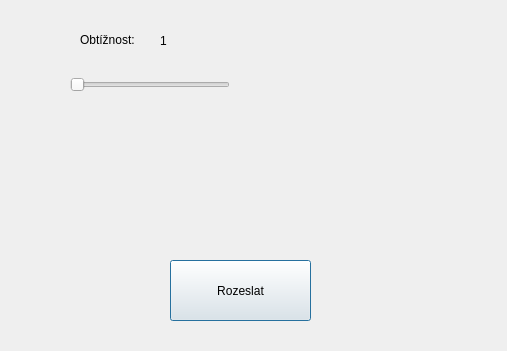
<?xml version="1.0" encoding="UTF-8"?>
<ui version="4.0">
 <class>SendSettings</class>
 <widget class="QDialog" name="SendSettings">
  <property name="geometry">
   <rect>
    <x>0</x>
    <y>0</y>
    <width>507</width>
    <height>351</height>
   </rect>
  </property>
  <property name="windowTitle">
   <string>Rozeslat nastavení</string>
  </property>
  <widget class="QSlider" name="horizontalSlider">
   <property name="geometry">
    <rect>
     <x>70</x>
     <y>70</y>
     <width>160</width>
     <height>29</height>
    </rect>
   </property>
   <property name="minimum">
    <number>1</number>
   </property>
   <property name="maximum">
    <number>10</number>
   </property>
   <property name="orientation">
    <enum>Qt::Horizontal</enum>
   </property>
  </widget>
  <widget class="QLabel" name="label">
   <property name="geometry">
    <rect>
     <x>80</x>
     <y>30</y>
     <width>71</width>
     <height>20</height>
    </rect>
   </property>
   <property name="text">
    <string>Obtížnost:</string>
   </property>
  </widget>
  <widget class="QPushButton" name="pushButton">
   <property name="geometry">
    <rect>
     <x>170</x>
     <y>260</y>
     <width>141</width>
     <height>61</height>
    </rect>
   </property>
   <property name="text">
    <string>Rozeslat</string>
   </property>
  </widget>
  <widget class="QLabel" name="label_2">
   <property name="geometry">
    <rect>
     <x>100</x>
     <y>200</y>
     <width>281</width>
     <height>51</height>
    </rect>
   </property>
   <property name="text">
    <string/>
   </property>
  </widget>
  <widget class="QLabel" name="label_3">
   <property name="geometry">
    <rect>
     <x>160</x>
     <y>30</y>
     <width>67</width>
     <height>21</height>
    </rect>
   </property>
   <property name="text">
    <string>1</string>
   </property>
  </widget>
 </widget>
 <resources/>
 <connections/>
</ui>
